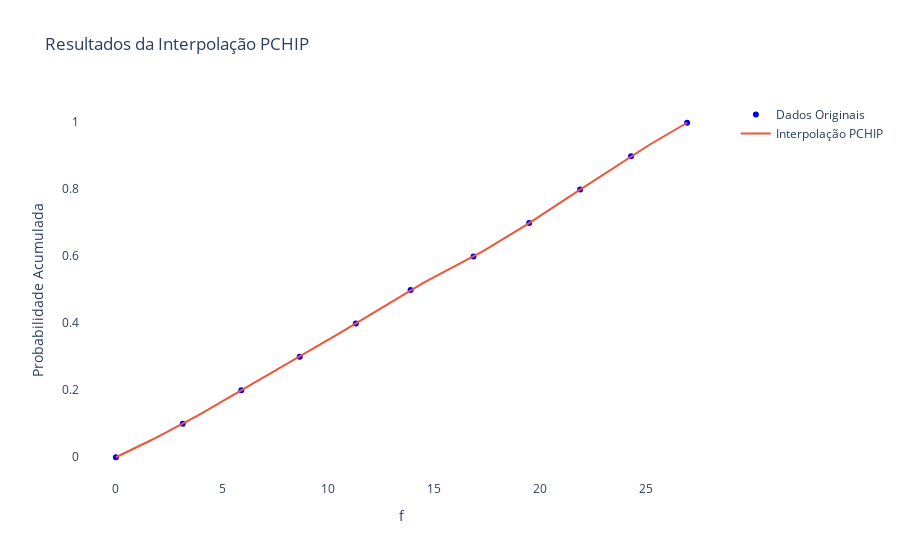

Notebook cell for this chart:
### Code cell
fracao = np.concatenate((np.array([0]), lista_intermed))/n # Identifica a fração total de pontos de 0 até o ponto v

interp = PchipInterpolator(lista_v, fracao)
# Utiliza um interpolador PCHIP para gerar um polinômio de terceiro grau que aproxime W(v)
# Dessa forma, obtém-se U(v)

# Define os pontos onde deseja-se avaliar a função interpolada
x_new = np.linspace(0, lista_v[-1], 100)

# Avalia a função interpolada nos novos pontos
y_new = interp(x_new)

fig = go.Figure()

# Scatter plot dos dados originais
fig.add_trace(go.Scatter(x=lista_v, y=fracao, mode='markers', marker=dict(color='blue', symbol='circle'), name='Dados Originais'))

# Linha de interpolação PCHIP
fig.add_trace(go.Scatter(x=x_new, y=y_new, mode='lines', name='Interpolação PCHIP'))

# Layout
fig.update_layout(title='Resultados da Interpolação PCHIP',
                  xaxis_title='f',
                  yaxis_title='Probabilidade Acumulada',
                  showlegend=True,
                  plot_bgcolor='rgba(0,0,0,0)') # Define a cor de fundo do plot

fig.show()

### Figure 1 — Plotly figure (JSON) as saved in the notebook; plotly's stock layout.template omitted (floating-point values rounded to 4 significant figures)
{"data": [{"marker": {"color": "blue", "symbol": "circle"}, "mode": "markers", "name": "Dados Originais", "type": "scatter", "x": [0, 3.148, 5.908, 8.661, 11.3, 13.89, 16.85, 19.47, 21.88, 24.27, 26.91], "y": [0, 0.0998, 0.1996, 0.2994, 0.3992, 0.499, 0.5988, 0.6985, 0.7982, 0.8979, 0.9976]}, {"mode": "lines", "name": "Interpolação PCHIP", "type": "scatter", "x": [0, 0.2719, 0.5437, 0.8156, 1.087, 1.359, 1.631, 1.903, 2.175, 2.447, 2.719, 2.99, 3.262, 3.534, 3.806, 4.078, 4.35, 4.622, 4.893, 5.165, 5.437, 5.709, 5.981, 6.253, 6.525, 6.797, 7.068, 7.34, 7.612, 7.884, 8.156, 8.428, 8.7, 8.971, 9.243, 9.515, 9.787, 10.06, 10.33, 10.6, 10.87, 11.15, 11.42, 11.69, 11.96, 12.23, 12.51, 12.78, 13.05, 13.32, 13.59, 13.86, 14.14, 14.41, 14.68, 14.95, 15.22, 15.5, 15.77, 16.04, 16.31, 16.58, 16.86, 17.13, 17.4, 17.67, 17.94, 18.21, 18.49, 18.76, 19.03, 19.3, 19.57, 19.85, 20.12, 20.39, 20.66, 20.93, 21.21, 21.48, 21.75, 22.02, 22.29, 22.56, 22.84, 23.11, 23.38, 23.65, 23.92, 24.2, 24.47, 24.74, 25.01, 25.28, 25.55, 25.83, 26.1, 26.37, 26.64, 26.91], "y": [0, 0.008033, 0.01619, 0.02446, 0.03284, 0.04134, 0.04994, 0.05865, 0.06746, 0.07637, 0.08538, 0.09448, 0.1037, 0.1131, 0.1227, 0.1325, 0.1423, 0.1523, 0.1623, 0.1724, 0.1824, 0.1924, 0.2022, 0.2121, 0.2219, 0.2316, 0.2414, 0.2512, 0.2611, 0.2709, 0.2808, 0.2908, 0.3008, 0.3109, 0.3211, 0.3313, 0.3415, 0.3518, 0.3621, 0.3724, 0.3828, 0.3932, 0.4036, 0.4141, 0.4248, 0.4355, 0.4463, 0.457, 0.4676, 0.478, 0.4883, 0.4983, 0.5079, 0.5173, 0.5265, 0.5355, 0.5444, 0.5532, 0.5621, 0.5711, 0.5802, 0.5895, 0.599, 0.6088, 0.6188, 0.6289, 0.6391, 0.6494, 0.6599, 0.6704, 0.681, 0.6917, 0.7025, 0.7135, 0.7246, 0.7359, 0.7473, 0.7587, 0.7701, 0.7815, 0.7929, 0.8042, 0.8156, 0.8271, 0.8386, 0.85, 0.8614, 0.8727, 0.8839, 0.8948, 0.9056, 0.9162, 0.9268, 0.9372, 0.9475, 0.9578, 0.9679, 0.9779, 0.9878, 0.9976]}], "layout": {"plot_bgcolor": "rgba(0,0,0,0)", "showlegend": true, "title": {"text": "Resultados da Interpolação PCHIP"}, "xaxis": {"title": {"text": "f"}}, "yaxis": {"title": {"text": "Probabilidade Acumulada"}}}}
